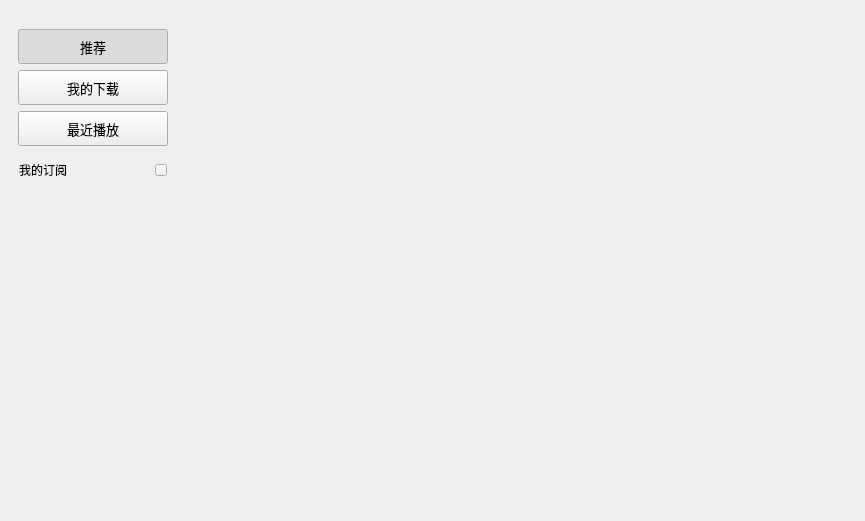
<?xml version="1.0" encoding="UTF-8"?>
<ui version="4.0">
 <class>ListenBook</class>
 <widget class="QWidget" name="ListenBook">
  <property name="geometry">
   <rect>
    <x>0</x>
    <y>0</y>
    <width>865</width>
    <height>521</height>
   </rect>
  </property>
  <property name="windowTitle">
   <string>ListenBook</string>
  </property>
  <layout class="QHBoxLayout" name="horizontalLayout_4">
   <property name="leftMargin">
    <number>0</number>
   </property>
   <property name="rightMargin">
    <number>2</number>
   </property>
   <item>
    <widget class="QWidget" name="widget_2" native="true">
     <layout class="QVBoxLayout" name="verticalLayout_2">
      <item>
       <widget class="QWidget" name="menu_widget" native="true">
        <layout class="QVBoxLayout" name="verticalLayout">
         <item>
          <widget class="QToolButton" name="listen_recommend_toolButton">
           <property name="minimumSize">
            <size>
             <width>150</width>
             <height>35</height>
            </size>
           </property>
           <property name="maximumSize">
            <size>
             <width>150</width>
             <height>35</height>
            </size>
           </property>
           <property name="font">
            <font>
             <pointsize>10</pointsize>
            </font>
           </property>
           <property name="text">
            <string>推荐</string>
           </property>
           <property name="checkable">
            <bool>true</bool>
           </property>
           <property name="checked">
            <bool>true</bool>
           </property>
           <property name="toolButtonStyle">
            <enum>Qt::ToolButtonTextBesideIcon</enum>
           </property>
          </widget>
         </item>
         <item>
          <widget class="QToolButton" name="listen_my_download_toolButton">
           <property name="minimumSize">
            <size>
             <width>150</width>
             <height>35</height>
            </size>
           </property>
           <property name="maximumSize">
            <size>
             <width>150</width>
             <height>35</height>
            </size>
           </property>
           <property name="font">
            <font>
             <pointsize>10</pointsize>
            </font>
           </property>
           <property name="text">
            <string>我的下载</string>
           </property>
           <property name="checkable">
            <bool>true</bool>
           </property>
           <property name="toolButtonStyle">
            <enum>Qt::ToolButtonTextBesideIcon</enum>
           </property>
          </widget>
         </item>
         <item>
          <widget class="QToolButton" name="recently_play_toolButton">
           <property name="minimumSize">
            <size>
             <width>150</width>
             <height>35</height>
            </size>
           </property>
           <property name="maximumSize">
            <size>
             <width>150</width>
             <height>35</height>
            </size>
           </property>
           <property name="font">
            <font>
             <pointsize>10</pointsize>
            </font>
           </property>
           <property name="text">
            <string>最近播放</string>
           </property>
           <property name="checkable">
            <bool>true</bool>
           </property>
           <property name="toolButtonStyle">
            <enum>Qt::ToolButtonTextBesideIcon</enum>
           </property>
          </widget>
         </item>
        </layout>
       </widget>
      </item>
      <item>
       <layout class="QHBoxLayout" name="horizontalLayout">
        <item>
         <widget class="QLabel" name="subscribe_label">
          <property name="sizePolicy">
           <sizepolicy hsizetype="Fixed" vsizetype="Preferred">
            <horstretch>0</horstretch>
            <verstretch>0</verstretch>
           </sizepolicy>
          </property>
          <property name="minimumSize">
           <size>
            <width>120</width>
            <height>0</height>
           </size>
          </property>
          <property name="maximumSize">
           <size>
            <width>120</width>
            <height>16777215</height>
           </size>
          </property>
          <property name="text">
           <string>我的订阅</string>
          </property>
          <property name="scaledContents">
           <bool>true</bool>
          </property>
          <property name="alignment">
           <set>Qt::AlignLeading|Qt::AlignLeft|Qt::AlignTop</set>
          </property>
          <property name="margin">
           <number>5</number>
          </property>
         </widget>
        </item>
        <item>
         <widget class="QToolButton" name="indicator_toolButton">
          <property name="minimumSize">
           <size>
            <width>12</width>
            <height>12</height>
           </size>
          </property>
          <property name="maximumSize">
           <size>
            <width>12</width>
            <height>12</height>
           </size>
          </property>
          <property name="cursor">
           <cursorShape>PointingHandCursor</cursorShape>
          </property>
          <property name="text">
           <string/>
          </property>
          <property name="iconSize">
           <size>
            <width>10</width>
            <height>10</height>
           </size>
          </property>
          <property name="checkable">
           <bool>true</bool>
          </property>
         </widget>
        </item>
       </layout>
      </item>
      <item>
       <spacer name="verticalSpacer">
        <property name="orientation">
         <enum>Qt::Vertical</enum>
        </property>
        <property name="sizeHint" stdset="0">
         <size>
          <width>20</width>
          <height>40</height>
         </size>
        </property>
       </spacer>
      </item>
     </layout>
    </widget>
   </item>
   <item>
    <widget class="SlidingStackedWidget" name="stackedWidget">
     <property name="sizePolicy">
      <sizepolicy hsizetype="Expanding" vsizetype="Expanding">
       <horstretch>0</horstretch>
       <verstretch>0</verstretch>
      </sizepolicy>
     </property>
    </widget>
   </item>
  </layout>
 </widget>
 <customwidgets>
  <customwidget>
   <class>SlidingStackedWidget</class>
   <extends>QStackedWidget</extends>
   <header>slidingstackedwidget.h</header>
   <container>1</container>
  </customwidget>
 </customwidgets>
 <resources/>
 <connections/>
</ui>
